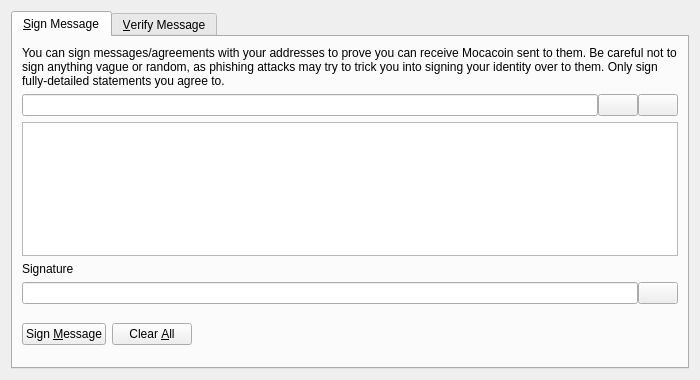
<?xml version="1.0" encoding="UTF-8"?>
<ui version="4.0">
 <class>SignVerifyMessageDialog</class>
 <widget class="QDialog" name="SignVerifyMessageDialog">
  <property name="geometry">
   <rect>
    <x>0</x>
    <y>0</y>
    <width>700</width>
    <height>380</height>
   </rect>
  </property>
  <property name="windowTitle">
   <string>Signatures - Sign / Verify a Message</string>
  </property>
  <property name="modal">
   <bool>true</bool>
  </property>
  <layout class="QVBoxLayout" name="verticalLayout">
   <item>
    <widget class="QTabWidget" name="tabWidget">
     <property name="currentIndex">
      <number>0</number>
     </property>
     <widget class="QWidget" name="tabSignMessage">
      <attribute name="title">
       <string>&amp;Sign Message</string>
      </attribute>
      <layout class="QVBoxLayout" name="verticalLayout_SM">
       <item>
        <widget class="QLabel" name="infoLabel_SM">
         <property name="text">
          <string>You can sign messages/agreements with your addresses to prove you can receive Mocacoin sent to them. Be careful not to sign anything vague or random, as phishing attacks may try to trick you into signing your identity over to them. Only sign fully-detailed statements you agree to.</string>
         </property>
         <property name="textFormat">
          <enum>Qt::PlainText</enum>
         </property>
         <property name="wordWrap">
          <bool>true</bool>
         </property>
        </widget>
       </item>
       <item>
        <layout class="QHBoxLayout" name="horizontalLayout_1_SM">
         <property name="spacing">
          <number>0</number>
         </property>
         <item>
          <widget class="QValidatedLineEdit" name="addressIn_SM">
           <property name="toolTip">
            <string>The Mocacoin address to sign the message with</string>
           </property>
          </widget>
         </item>
         <item>
          <widget class="QPushButton" name="addressBookButton_SM">
           <property name="toolTip">
            <string>Choose previously used address</string>
           </property>
           <property name="text">
            <string/>
           </property>
           <property name="shortcut">
            <string>Alt+A</string>
           </property>
           <property name="autoDefault">
            <bool>false</bool>
           </property>
          </widget>
         </item>
         <item>
          <widget class="QPushButton" name="pasteButton_SM">
           <property name="toolTip">
            <string>Paste address from clipboard</string>
           </property>
           <property name="text">
            <string/>
           </property>
           <property name="shortcut">
            <string>Alt+P</string>
           </property>
           <property name="autoDefault">
            <bool>false</bool>
           </property>
          </widget>
         </item>
        </layout>
       </item>
       <item>
        <widget class="QPlainTextEdit" name="messageIn_SM">
         <property name="toolTip">
          <string>Enter the message you want to sign here</string>
         </property>
        </widget>
       </item>
       <item>
        <widget class="QLabel" name="signatureLabel_SM">
         <property name="text">
          <string>Signature</string>
         </property>
         <property name="textFormat">
          <enum>Qt::PlainText</enum>
         </property>
        </widget>
       </item>
       <item>
        <layout class="QHBoxLayout" name="horizontalLayout_2_SM">
         <property name="spacing">
          <number>0</number>
         </property>
         <item>
          <widget class="QLineEdit" name="signatureOut_SM">
           <property name="font">
            <font>
             <italic>true</italic>
            </font>
           </property>
           <property name="readOnly">
            <bool>true</bool>
           </property>
          </widget>
         </item>
         <item>
          <widget class="QPushButton" name="copySignatureButton_SM">
           <property name="toolTip">
            <string>Copy the current signature to the system clipboard</string>
           </property>
           <property name="text">
            <string/>
           </property>
           <property name="autoDefault">
            <bool>false</bool>
           </property>
          </widget>
         </item>
        </layout>
       </item>
       <item>
        <layout class="QHBoxLayout" name="horizontalLayout_3_SM">
         <item>
          <widget class="QPushButton" name="signMessageButton_SM">
           <property name="toolTip">
            <string>Sign the message to prove you own this Mocacoin address</string>
           </property>
           <property name="text">
            <string>Sign &amp;Message</string>
           </property>
           <property name="autoDefault">
            <bool>false</bool>
           </property>
          </widget>
         </item>
         <item>
          <widget class="QPushButton" name="clearButton_SM">
           <property name="toolTip">
            <string>Reset all sign message fields</string>
           </property>
           <property name="text">
            <string>Clear &amp;All</string>
           </property>
           <property name="autoDefault">
            <bool>false</bool>
           </property>
          </widget>
         </item>
         <item>
          <spacer name="horizontalSpacer_1_SM">
           <property name="orientation">
            <enum>Qt::Horizontal</enum>
           </property>
           <property name="sizeHint" stdset="0">
            <size>
             <width>40</width>
             <height>48</height>
            </size>
           </property>
          </spacer>
         </item>
         <item>
          <widget class="QLabel" name="statusLabel_SM">
           <property name="font">
            <font>
             <weight>75</weight>
             <bold>true</bold>
            </font>
           </property>
           <property name="text">
            <string/>
           </property>
           <property name="wordWrap">
            <bool>true</bool>
           </property>
          </widget>
         </item>
         <item>
          <spacer name="horizontalSpacer_2_SM">
           <property name="orientation">
            <enum>Qt::Horizontal</enum>
           </property>
           <property name="sizeHint" stdset="0">
            <size>
             <width>40</width>
             <height>48</height>
            </size>
           </property>
          </spacer>
         </item>
        </layout>
       </item>
      </layout>
     </widget>
     <widget class="QWidget" name="tabVerifyMessage">
      <attribute name="title">
       <string>&amp;Verify Message</string>
      </attribute>
      <layout class="QVBoxLayout" name="verticalLayout_VM">
       <item>
        <widget class="QLabel" name="infoLabel_VM">
         <property name="text">
          <string>Enter the receiver's address, message (ensure you copy line breaks, spaces, tabs, etc. exactly) and signature below to verify the message. Be careful not to read more into the signature than what is in the signed message itself, to avoid being tricked by a man-in-the-middle attack. Note that this only proves the signing party receives with the address, it cannot prove sendership of any transaction!</string>
         </property>
         <property name="textFormat">
          <enum>Qt::PlainText</enum>
         </property>
         <property name="alignment">
          <set>Qt::AlignLeading|Qt::AlignLeft|Qt::AlignTop</set>
         </property>
         <property name="wordWrap">
          <bool>true</bool>
         </property>
        </widget>
       </item>
       <item>
        <layout class="QHBoxLayout" name="horizontalLayout_1_VM">
         <property name="spacing">
          <number>0</number>
         </property>
         <item>
          <widget class="QValidatedLineEdit" name="addressIn_VM">
           <property name="toolTip">
            <string>The Mocacoin address the message was signed with</string>
           </property>
          </widget>
         </item>
         <item>
          <widget class="QPushButton" name="addressBookButton_VM">
           <property name="toolTip">
            <string>Choose previously used address</string>
           </property>
           <property name="text">
            <string/>
           </property>
           <property name="shortcut">
            <string>Alt+A</string>
           </property>
           <property name="autoDefault">
            <bool>false</bool>
           </property>
          </widget>
         </item>
        </layout>
       </item>
       <item>
        <widget class="QPlainTextEdit" name="messageIn_VM"/>
       </item>
       <item>
        <widget class="QValidatedLineEdit" name="signatureIn_VM"/>
       </item>
       <item>
        <layout class="QHBoxLayout" name="horizontalLayout_2_VM">
         <item>
          <widget class="QPushButton" name="verifyMessageButton_VM">
           <property name="toolTip">
            <string>Verify the message to ensure it was signed with the specified Mocacoin address</string>
           </property>
           <property name="text">
            <string>Verify &amp;Message</string>
           </property>
           <property name="autoDefault">
            <bool>false</bool>
           </property>
          </widget>
         </item>
         <item>
          <widget class="QPushButton" name="clearButton_VM">
           <property name="toolTip">
            <string>Reset all verify message fields</string>
           </property>
           <property name="text">
            <string>Clear &amp;All</string>
           </property>
           <property name="autoDefault">
            <bool>false</bool>
           </property>
          </widget>
         </item>
         <item>
          <spacer name="horizontalSpacer_1_VM">
           <property name="orientation">
            <enum>Qt::Horizontal</enum>
           </property>
           <property name="sizeHint" stdset="0">
            <size>
             <width>40</width>
             <height>48</height>
            </size>
           </property>
          </spacer>
         </item>
         <item>
          <widget class="QLabel" name="statusLabel_VM">
           <property name="font">
            <font>
             <weight>75</weight>
             <bold>true</bold>
            </font>
           </property>
           <property name="text">
            <string/>
           </property>
           <property name="wordWrap">
            <bool>true</bool>
           </property>
          </widget>
         </item>
         <item>
          <spacer name="horizontalSpacer_2_VM">
           <property name="orientation">
            <enum>Qt::Horizontal</enum>
           </property>
           <property name="sizeHint" stdset="0">
            <size>
             <width>40</width>
             <height>48</height>
            </size>
           </property>
          </spacer>
         </item>
        </layout>
       </item>
      </layout>
     </widget>
    </widget>
   </item>
  </layout>
 </widget>
 <customwidgets>
  <customwidget>
   <class>QValidatedLineEdit</class>
   <extends>QLineEdit</extends>
   <header>qvalidatedlineedit.h</header>
  </customwidget>
 </customwidgets>
 <resources>
  <include location="../mocacoin.qrc"/>
 </resources>
 <connections/>
</ui>
